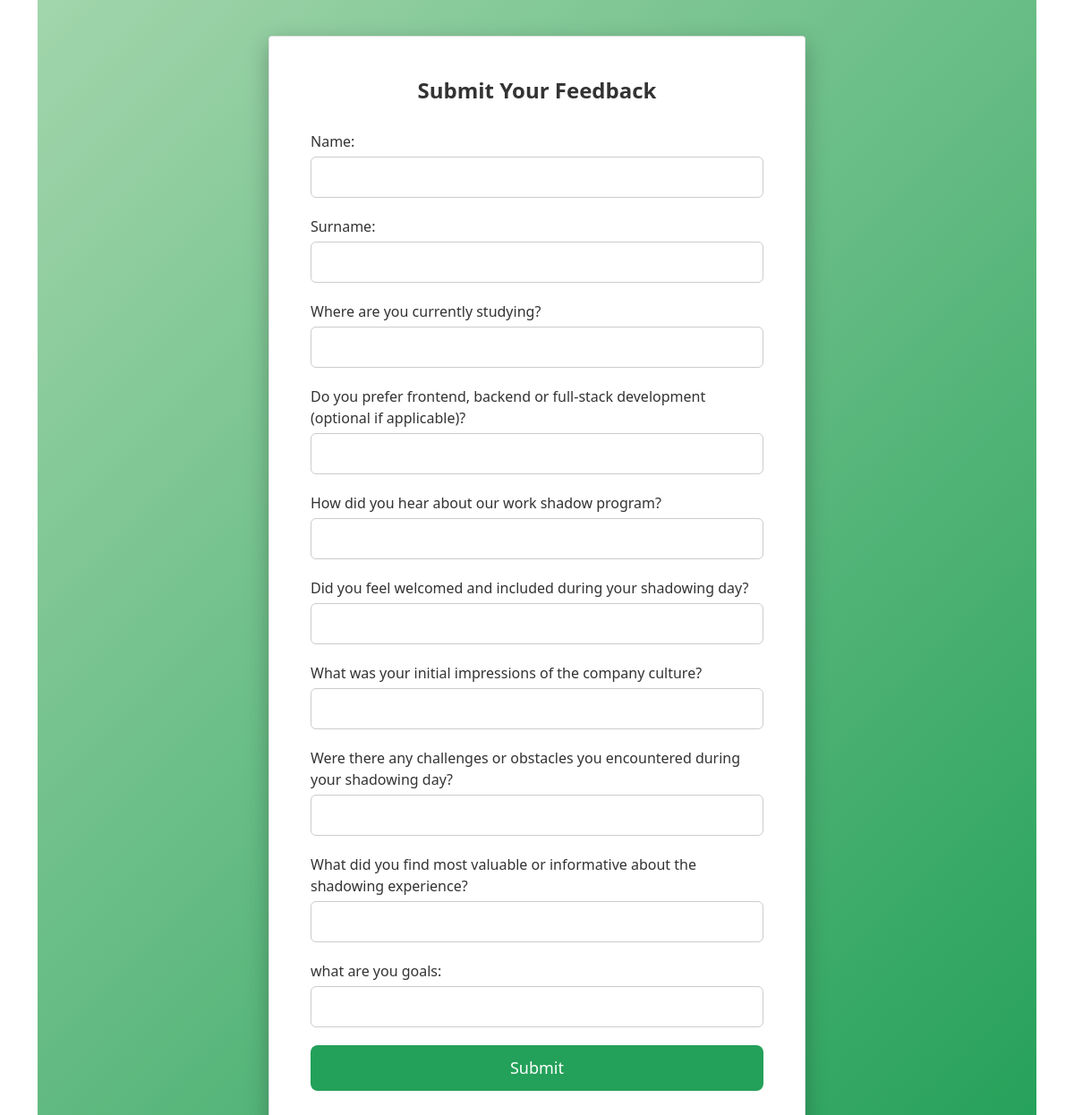
The page /feedback/form/ on the database its author committed.
### feedback/models.py (models this page shows, shortened)
class Question(models.Model):
    question_text = models.CharField(max_length=255)

### feedback/views.py (the view)
# urls.py: path('form/', views.submit_form, name='submit_form'),
def submit_form(request):
    questions = Question.objects.all()
    if request.method == 'POST':
        form = ResponseForm(request.POST)
        if form.is_valid():
            response = form.save()
            for question in questions:
                answer_text = form.cleaned_data.get(f'question_{question.id}', '')
                Answer.objects.create(response=response, question=question, answer_text=answer_text)
            return redirect('thank_you')
    else:
        form = ResponseForm()
    return render(request, 'feedback/form.html', {'form': form, 'questions': questions})

### feedback/forms.py
class ResponseForm(forms.ModelForm):
    class Meta:
        model = Response
        fields = ['name', 'surname']
    def __init__(self, *args, **kwargs):
        super(ResponseForm, self).__init__(*args, **kwargs)
        questions = Question.objects.all()
        for question in questions:
            self.fields[f'question_{question.id}'] = forms.CharField(label=question.question_text)

### feedback/templates/feedback/form.html (shortened to what this page needs)
{% extends 'feedback/base.html' %}
{% block content %}
<div class="form-container">
    <div class="card">
        <div class="card-body">
            <h2>Submit Your Feedback</h2>
            <form method="post">
                <div class="form-group">
                    {{ form.name.label_tag }}
                    {{ form.name }}
                </div>
                <div class="form-group">
                    {{ form.surname.label_tag }}
                    {{ form.surname }}
                </div>
                {% for field in form %}
                    {% if field.name not in 'name surname' %}
                        <div class="form-group">
                            {{ field.label_tag }}
                            {{ field }}
                        </div>
                    {% endif %}
                {% endfor %}
                <button type="submit" class="btn-block">Submit</button>
            </form>
        </div>
    </div>
</div>
{% endblock %}

### feedback/static/css/styles.css (style rules this page uses)
body { background-color: #f4f6f9; font-family: 'Arial', sans-serif; margin: 0; padding: 0; }
.form-container { display: flex; justify-content: center; align-items: center; min-height: 100vh; padding: 20px; background: linear-gradient(135deg, #a2d5ab, #23a059); }
.card { max-width: 600px; width: 100%; background-color: #fff; border-radius: 12px; box-shadow: 0 8px 24px rgba(0, 0, 0, 0.26); padding: 30px; margin: 20px; transition: transform 0.3s ease; }
.card-body h2 { font-weight: bold; font-size: 24px; color: #333; margin-bottom: 30px; text-align: center; }
.form-group { margin-bottom: 20px; }
.form-group label { display: block; font-size: 16px; margin-bottom: 5px; color: #333; }
input[type="text"], textarea, select { width: 100%; padding: 10px; font-size: 16px; border-radius: 6px; border: 1px solid #ccc; transition: border-color 0.3s ease; }
.btn-block { background-color: #23a059; color: #fff; border: none; font-size: 18px; padding: 12px; border-radius: 8px; cursor: pointer; width: 100%; text-align: center; transition: background-color 0.3s ease, transform 0.3s ease; text-decoration: none; }

### rows shown on the page
Question: label_tag "Where are you currently studying?"
Question: label_tag "Do you prefer frontend, backend or full-stack development (optional if applicable)?"
Question: label_tag "How did you hear about our work shadow program?"
Question: label_tag "Did you feel welcomed and included during your shadowing day?"
Question: label_tag "What was your initial impressions of the company culture?"
Question: label_tag "Were there any challenges or obstacles you encountered during your shadowing day?"
Question: label_tag "What did you find most valuable or informative about the shadowing experience?"

### other values the page prints
{{ field.label_tag }} "what are you goals:"
